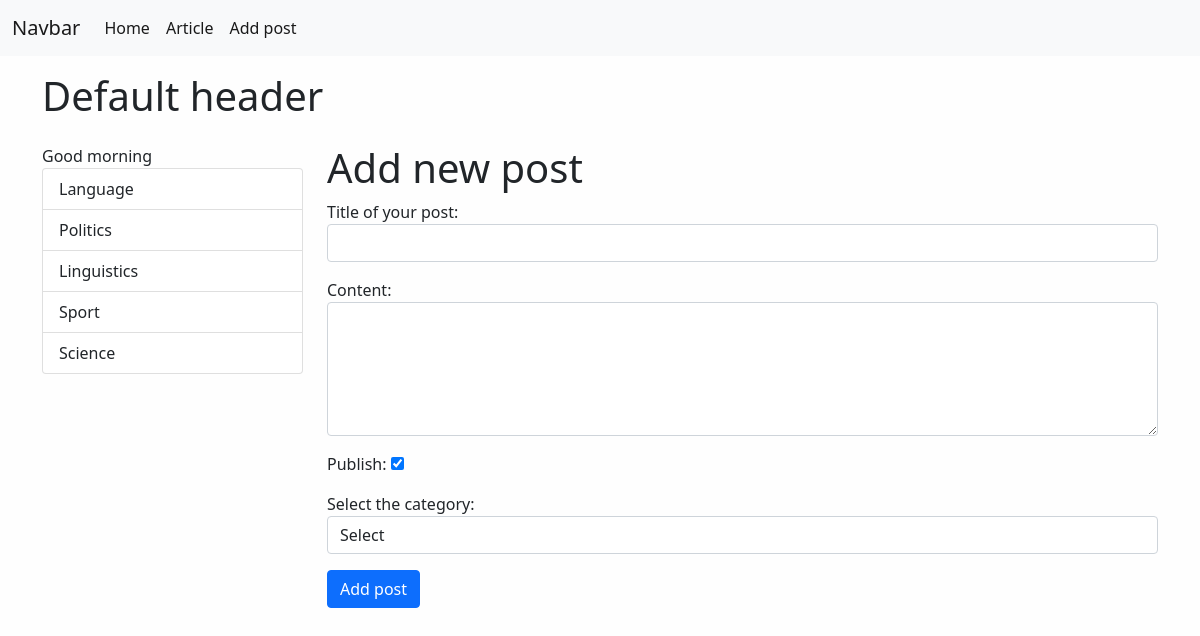
The app's page /add_post/ with its own data.
### article/models.py (models this page shows)
class Category(models.Model):
    objects = None
    title = models.CharField(max_length=150, db_index=True, verbose_name='Category')
    def get_absolute_url(self):
        return reverse('category', kwargs={"cat_id": self.pk})
    def __str__(self):
        return self.title
    class Meta:
        verbose_name = 'Category'
        verbose_name_plural = 'Categories'

### article/views.py (the view)
# urls.py: path('add_post/', add_post, name='add_post'),
def add_post(request):
    if request.method == "POST":
        form = ArticleForm(request.POST)
        print(form)
        if form.is_valid():
            print(form.cleaned_data)
            post = Article.objects.create(**form.cleaned_data)
            return redirect(post)
    else:
        form = ArticleForm
    return render(request, 'article/add_post.html', {'form': form, })

### article/templatetags/article_tags.py (called while the page is built)
@register.simple_tag()
def get_categories():
    return Category.objects.all()

@register.inclusion_tag("article/list_categories.html")
def display_categories(arg1="Hello", arh2="There"):
    categories = Category.objects.all()
    return {"cats": categories, "arg1": arg1, "arh2":arh2}

### article/templates/article/add_post.html (shortened to what this page needs)
{% extends 'base.html' %}
{% block sidebar %}
    {% include 'inc/_sidebar.html' %}
{% endblock sidebar %}
{% block content%}
 <h1>Add new post</h1>
<form action="{% url 'add_post' %}" method="post">
    {{form.as_p}}
    <button type="submit"  class="btn btn-primary btn-block">Add post</button>
</form>
{% endblock content%}

### article/templates/article/list_categories.html
<div class="list-group">
    {{ arg1 }}
        {% for cat in cats %}
        {% if cur_cat == cat.pk%}
            <a href="{{ cat.get_absolute_url }}" class="list-group-item list-group-item-action active" aria-current="true">{{cat.title}}</a>
        {% else %}
            <a href="{{ cat.get_absolute_url }}" class="list-group-item list-group-item-action" aria-current="true">{{cat.title}}</a>
        {%endif%}
        {%endfor%}
</div>

### land_of_lang/static/css/style.css (style rules this page uses)
body { background-color: #fefefe; }

### records on screen
Category: title "Language"
Category: title "Politics"
Category: title "Linguistics"
Category: title "Sport"
Category: title "Science"

### other values on screen
{{ arg1 }} "Good morning"
